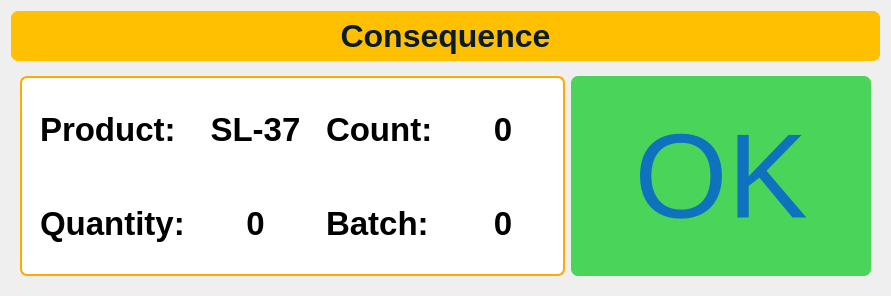
    <widget class="QWidget" name="layoutWidget">
     <property name="geometry">
      <rect>
       <x>390</x>
       <y>130</y>
       <width>891</width>
       <height>281</height>
      </rect>
     </property>
     <layout class="QGridLayout" name="gridLayout">
      <item row="3" column="0">
       <widget class="QWidget" name="widget" native="true">
        <property name="sizePolicy">
         <sizepolicy hsizetype="Preferred" vsizetype="Fixed">
          <horstretch>0</horstretch>
          <verstretch>0</verstretch>
         </sizepolicy>
        </property>
        <layout class="QHBoxLayout" name="horizontalLayout_10">
         <item>
          <widget class="QWidget" name="widget_27" native="true">
           <property name="minimumSize">
            <size>
             <width>473</width>
             <height>200</height>
            </size>
           </property>
           <property name="maximumSize">
            <size>
             <width>600</width>
             <height>200</height>
            </size>
           </property>
           <property name="styleSheet">
            <string notr="true">background-color: rgba(255,255,255,255);
border: 2px solid  rgb(255, 170, 0);
border-radius: 7px;</string>
           </property>
           <layout class="QGridLayout" name="gridLayout_7">
            <item row="1" column="1">
             <widget class="QLabel" name="label_32">
              <property name="font">
               <font>
                <pointsize>25</pointsize>
                <weight>75</weight>
                <bold>true</bold>
               </font>
              </property>
              <property name="styleSheet">
               <string notr="true">border: 2px solid white</string>
              </property>
              <property name="text">
               <string>Quantity:</string>
              </property>
             </widget>
            </item>
            <item row="0" column="1">
             <widget class="QLabel" name="label_29">
              <property name="font">
               <font>
                <pointsize>25</pointsize>
                <weight>75</weight>
                <bold>true</bold>
               </font>
              </property>
              <property name="styleSheet">
               <string notr="true">border: 2px solid white</string>
              </property>
              <property name="text">
               <string>Product:</string>
              </property>
             </widget>
            </item>
            <item row="1" column="2">
             <widget class="QLabel" name="label_quantity">
              <property name="font">
               <font>
                <pointsize>25</pointsize>
                <weight>75</weight>
                <bold>true</bold>
               </font>
              </property>
              <property name="styleSheet">
               <string notr="true">border: 2px solid white</string>
              </property>
              <property name="text">
               <string>0</string>
              </property>
              <property name="alignment">
               <set>Qt::AlignCenter</set>
              </property>
             </widget>
            </item>
            <item row="0" column="2">
             <widget class="QLabel" name="label_product">
              <property name="font">
               <font>
                <pointsize>25</pointsize>
                <weight>75</weight>
                <bold>true</bold>
               </font>
              </property>
              <property name="styleSheet">
               <string notr="true">border: 2px solid white</string>
              </property>
              <property name="text">
               <string>SL-37</string>
              </property>
              <property name="alignment">
               <set>Qt::AlignCenter</set>
              </property>
             </widget>
            </item>
            <item row="0" column="3">
             <widget class="QLabel" name="label_37">
              <property name="font">
               <font>
                <pointsize>25</pointsize>
                <weight>75</weight>
                <bold>true</bold>
               </font>
              </property>
              <property name="styleSheet">
               <string notr="true">border: 2px solid white</string>
              </property>
              <property name="text">
               <string>Count:</string>
              </property>
             </widget>
            </item>
            <item row="1" column="3">
             <widget class="QLabel" name="label_39">
              <property name="font">
               <font>
                <pointsize>25</pointsize>
                <weight>75</weight>
                <bold>true</bold>
               </font>
              </property>
              <property name="styleSheet">
               <string notr="true">border: 2px solid white</string>
              </property>
              <property name="text">
               <string>Batch:</string>
              </property>
             </widget>
            </item>
            <item row="0" column="4">
             <widget class="QLabel" name="label_count">
              <property name="font">
               <font>
                <pointsize>25</pointsize>
                <weight>75</weight>
                <bold>true</bold>
               </font>
              </property>
              <property name="styleSheet">
               <string notr="true">border: 2px solid white</string>
              </property>
              <property name="text">
               <string>0</string>
              </property>
              <property name="alignment">
               <set>Qt::AlignCenter</set>
              </property>
             </widget>
            </item>
            <item row="1" column="4">
             <widget class="QLabel" name="label_batch">
              <property name="font">
               <font>
                <pointsize>25</pointsize>
                <weight>75</weight>
                <bold>true</bold>
               </font>
              </property>
              <property name="styleSheet">
               <string notr="true">border: 2px solid white</string>
              </property>
              <property name="text">
               <string>0</string>
              </property>
              <property name="alignment">
               <set>Qt::AlignCenter</set>
              </property>
             </widget>
            </item>
           </layout>
          </widget>
         </item>
         <item>
          <widget class="QLabel" name="label_result">
           <property name="sizePolicy">
            <sizepolicy hsizetype="Preferred" vsizetype="Preferred">
             <horstretch>0</horstretch>
             <verstretch>0</verstretch>
            </sizepolicy>
           </property>
           <property name="minimumSize">
            <size>
             <width>200</width>
             <height>200</height>
            </size>
           </property>
           <property name="maximumSize">
            <size>
             <width>300</width>
             <height>200</height>
            </size>
           </property>
           <property name="font">
            <font>
             <pointsize>90</pointsize>
             <weight>50</weight>
             <bold>false</bold>
            </font>
           </property>
           <property name="styleSheet">
            <string notr="true">background-color: rgb(74, 212, 90);
color: rgb(14,114,190);
border-radius: 7px;</string>
           </property>
           <property name="text">
            <string>OK</string>
           </property>
           <property name="alignment">
            <set>Qt::AlignCenter</set>
           </property>
          </widget>
         </item>
        </layout>
       </widget>
      </item>
      <item row="0" column="0">
       <widget class="QLabel" name="label_4">
        <property name="sizePolicy">
         <sizepolicy hsizetype="Preferred" vsizetype="Preferred">
          <horstretch>0</horstretch>
          <verstretch>0</verstretch>
         </sizepolicy>
        </property>
        <property name="minimumSize">
         <size>
          <width>100</width>
          <height>50</height>
         </size>
        </property>
        <property name="maximumSize">
         <size>
          <width>11111</width>
          <height>50</height>
         </size>
        </property>
        <property name="font">
         <font>
          <pointsize>24</pointsize>
          <weight>75</weight>
          <bold>true</bold>
         </font>
        </property>
        <property name="styleSheet">
         <string notr="true">background-color: rgb(255, 192, 1);
color: rgb(11, 28, 38);
border-radius: 7px;</string>
        </property>
        <property name="text">
         <string>Consequence</string>
        </property>
        <property name="alignment">
         <set>Qt::AlignCenter</set>
        </property>
       </widget>
      </item>
     </layout>
    </widget>
